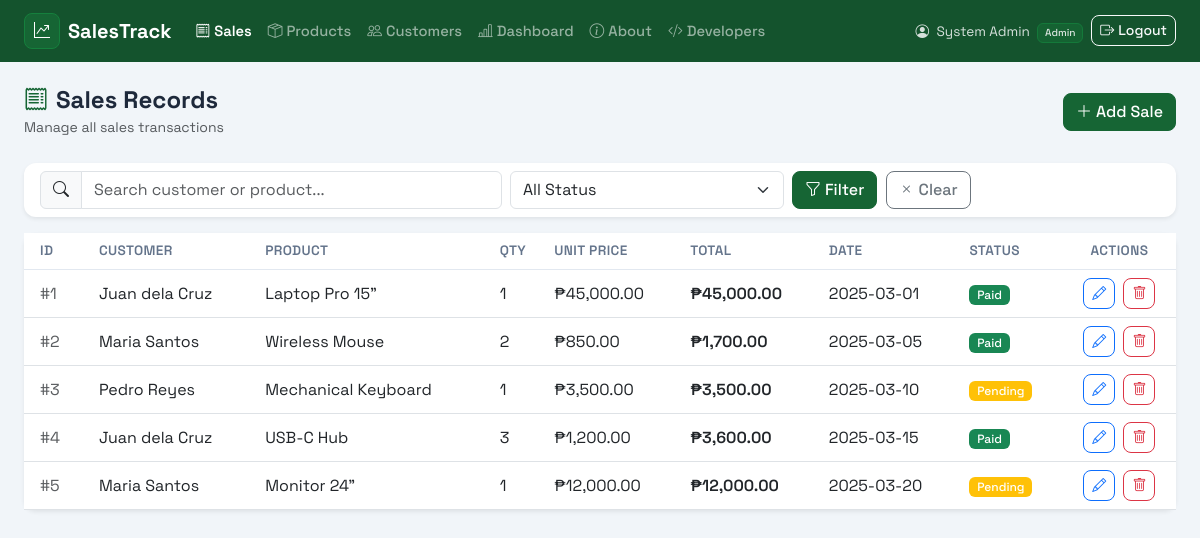
/index.php (signed in), run on an earlier commit of the app's database.
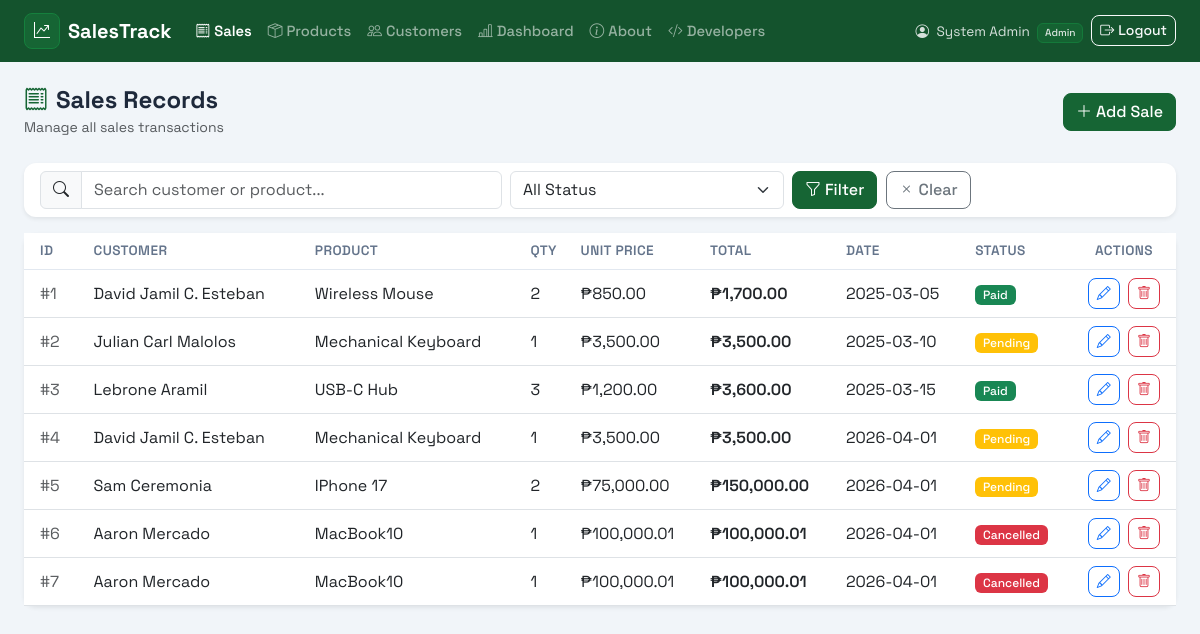
And on a later commit of the database.
### tables this page shows
CREATE TABLE IF NOT EXISTS sales (
    id INT AUTO_INCREMENT PRIMARY KEY,
    customer_id INT NOT NULL,
    product_id INT NOT NULL,
    quantity INT NOT NULL,
    unit_price DECIMAL(10,2) NOT NULL,
    total_amount DECIMAL(10,2) NOT NULL,
    sale_date DATE NOT NULL,
    payment_status ENUM('paid','pending','cancelled') DEFAULT 'pending',
    notes TEXT,
    created_by INT,
    created_at TIMESTAMP DEFAULT CURRENT_TIMESTAMP,
    FOREIGN KEY (customer_id) REFERENCES customers(id),
    FOREIGN KEY (product_id) REFERENCES products(id)
);

CREATE TABLE IF NOT EXISTS customers (
    id INT AUTO_INCREMENT PRIMARY KEY,
    customer_name VARCHAR(100) NOT NULL,
    email VARCHAR(100),
    phone VARCHAR(20),
    address TEXT,
    created_at TIMESTAMP DEFAULT CURRENT_TIMESTAMP
);

CREATE TABLE IF NOT EXISTS products (
    id INT AUTO_INCREMENT PRIMARY KEY,
    product_name VARCHAR(100) NOT NULL,
    category VARCHAR(50) NOT NULL,
    unit_price DECIMAL(10,2) NOT NULL,
    stock_quantity INT NOT NULL DEFAULT 0,
    created_at TIMESTAMP DEFAULT CURRENT_TIMESTAMP
);

### index.php (the view, shortened to what this page needs)
<?php
require_once 'config.php';
$search = isset($_GET['search']) ? trim($_GET['search']) : '';
$where = "WHERE 1=1";
$sales = mysqli_query($conn,
    "SELECT s.*, c.customer_name, p.product_name FROM sales s
     JOIN customers c ON s.customer_id = c.id
     JOIN products p ON s.product_id = p.id
     $where ORDER BY s.id ASC");
?>
<!DOCTYPE html>
<html lang="en">
<head>
    <link href="https://cdn.jsdelivr.net/npm/bootstrap@5.3.0/dist/css/bootstrap.min.css" rel="stylesheet">
    <link rel="stylesheet" href="https://cdn.jsdelivr.net/npm/bootstrap-icons@1.11.0/font/bootstrap-icons.css">
    <link rel="stylesheet" href="assets/styles.css">
</head>
<body>
<?php include 'navbar.php'; ?>
<div class="container-fluid px-4 py-4">
    <div class="d-flex align-items-center justify-content-between mb-4">
        <div>
            <h4 class="fw-bold mb-0"><i class="bi bi-receipt me-2" style="color:#166534;"></i>Sales Records</h4>
            <small class="text-muted">Manage all sales transactions</small>
        </div>
        <button class="btn btn-primary" data-bs-toggle="modal" data-bs-target="#saleModal">
            <i class="bi bi-plus-lg me-1"></i>Add Sale
        </button>
    </div>
    <div class="card mb-3 border-0 shadow-sm">
        <div class="card-body py-2">
            <form method="GET" class="row g-2 align-items-center">
                <div class="col-md-5">
                    <div class="input-group">
                        <span class="input-group-text"><i class="bi bi-search"></i></span>
                        <input type="text" name="search" class="form-control" placeholder="Search customer or product..." value="<?= htmlspecialchars($search) ?>">
                    </div>
                </div>
                <div class="col-md-3">
                    <select name="status" class="form-select">
                        <option value="">All Status</option>
                    </select>
                </div>
                <div class="col-md-auto">
                    <button type="submit" class="btn btn-primary"><i class="bi bi-funnel me-1"></i>Filter</button>
                    <a href="index.php" class="btn btn-outline-secondary ms-1"><i class="bi bi-x"></i> Clear</a>
                </div>
            </form>
        </div>
    </div>
    <div class="card border-0 shadow-sm">
        <div class="card-body p-0">
            <div class="table-responsive">
                <table class="table table-hover align-middle mb-0">
                    <thead style="background:#f0fdf4;">
                        <tr>
                            <th class="px-3">ID</th>
                            <th>Customer</th>
                            <th>Product</th>
                            <th>Qty</th>
                            <th>Unit Price</th>
                            <th>Total</th>
                            <th>Date</th>
                            <th>Status</th>
                            <th class="text-center">Actions</th>
                        </tr>
                    </thead>
                    <tbody>
                    <?php if (mysqli_num_rows($sales) === 0): ?>
                        <tr><td colspan="9" class="text-center py-4 text-muted">No sales records found.</td></tr>
                    <?php else: ?>
                    <?php while ($row = mysqli_fetch_assoc($sales)): ?>
                        <tr>
                            <td class="px-3 text-muted">#<?= $row['id'] ?></td>
                            <td><?= htmlspecialchars($row['customer_name']) ?></td>
                            <td><?= htmlspecialchars($row['product_name']) ?></td>
                            <td><?= $row['quantity'] ?></td>
                            <td>₱<?= number_format($row['unit_price'],2) ?></td>
                            <td class="fw-600">₱<?= number_format($row['total_amount'],2) ?></td>
                            <td><?= $row['sale_date'] ?></td>
                            <td>
                                <?php
                                $badge = ['paid'=>'success','pending'=>'warning','cancelled'=>'danger'];
                                $b = $badge[$row['payment_status']] ?? 'secondary';
                                ?>
                                <span class="badge bg-<?= $b ?>"><?= ucfirst($row['payment_status']) ?></span>
                            </td>
                            <td class="text-center">
                                <a href="?edit=<?= $row['id'] ?>" class="btn btn-sm btn-outline-primary me-1" title="Edit">
                                    <i class="bi bi-pencil"></i>
                                </a>
                                <a href="?delete=<?= $row['id'] ?>" class="btn btn-sm btn-outline-danger"
                                   onclick="return confirm('Delete this sale record?')" title="Delete">
                                    <i class="bi bi-trash"></i>
                                </a>
                            </td>
                        </tr>
                    <?php endwhile; ?>
                    <?php endif; ?>
                    </tbody>
                </table>
            </div>
        </div>
    </div>
</div>
</body>
</html>

### navbar.php (shortened to what this page needs)
<?php
$current = basename($_SERVER['PHP_SELF']);
?>
<nav class="navbar navbar-expand-lg navbar-dark" style="background:#14532d;">
    <div class="container-fluid px-4">
        <a class="navbar-brand fw-bold d-flex align-items-center gap-2" href="index.php">
            <span style="background:#166534;padding:5px 9px;border-radius:8px;font-size:1rem;border:1px solid #15803d;">
                <i class="bi bi-graph-up-arrow"></i>
            </span>
            SalesTrack
        </a>
        <div class="collapse navbar-collapse" id="navMain">
            <ul class="navbar-nav me-auto">
                <li class="nav-item">
                    <a class="nav-link <?= $current=='index.php'?'active':'' ?>" href="index.php">
                        <i class="bi bi-receipt me-1"></i>Sales
                    </a>
                </li>
                <li class="nav-item">
                    <a class="nav-link <?= $current=='products.php'?'active':'' ?>" href="products.php">
                        <i class="bi bi-box-seam me-1"></i>Products
                    </a>
                </li>
                <li class="nav-item">
                    <a class="nav-link <?= $current=='customers.php'?'active':'' ?>" href="customers.php">
                        <i class="bi bi-people me-1"></i>Customers
                    </a>
                </li>
                <li class="nav-item">
                    <a class="nav-link <?= $current=='dashboard.php'?'active':'' ?>" href="dashboard.php">
                        <i class="bi bi-bar-chart-line me-1"></i>Dashboard
                    </a>
                </li>
                <li class="nav-item">
                    <a class="nav-link <?= $current=='about-project.php'?'active':'' ?>" href="about-project.php">
                        <i class="bi bi-info-circle me-1"></i>About
                    </a>
                </li>
                <li class="nav-item">
                    <a class="nav-link <?= $current=='developers.php'?'active':'' ?>" href="developers.php">
                        <i class="bi bi-code-slash me-1"></i>Developers
                    </a>
                </li>
            </ul>
            <ul class="navbar-nav ms-auto align-items-center">
                <li class="nav-item me-2">
                    <span class="text-light" style="font-size:.85rem;opacity:.85;">
                        <i class="bi bi-person-circle me-1"></i>
                        <?= htmlspecialchars($_SESSION['full_name']) ?>
                        <span class="badge ms-1" style="background:#166534;border:1px solid #15803d;"><?= ucfirst($_SESSION['role']) ?></span>
                    </span>
                </li>
                <li class="nav-item">
                    <button class="btn btn-sm btn-outline-light" data-bs-toggle="modal" data-bs-target="#logoutModal">
                        <i class="bi bi-box-arrow-right me-1"></i>Logout
                    </button>
                </li>
            </ul>
        </div>
    </div>
</nav>

### assets/styles.css (style rules this page uses)
:root { --primary: #166534; --primary-hover: #14532d; --primary-light: #dcfce7; --primary-focus: rgba(22,101,52,.12); }
body { font-family: 'Space Grotesk', sans-serif; background: #f1f5f9; color: #1e293b; }
.fw-600 { font-weight: 600; }
.navbar .nav-link { font-weight: 500; font-size: .92rem; }
.navbar .nav-link.active { color: #fff !important; font-weight: 600; }
.card { border-radius: 12px; }
.btn { font-weight: 500; border-radius: 8px; }
.btn-primary { background: var(--primary); border-color: var(--primary); }
.table th { font-weight: 600; font-size: .85rem; text-transform: uppercase; letter-spacing: .03em; color: #64748b; border-bottom: 1px solid #e2e8f0; }
.table td { vertical-align: middle; }
.badge { font-weight: 500; }

What changed in the data, as far as the page shows it:
changed sales id 1: customer.customer_name "Juan dela Cruz" → "David Jamil C. Esteban"; product.product_name "Laptop Pro 15\"" → "Wireless Mouse"; quantity "1" → "2"; unit_price "45,000.00" → "850.00"; total_amount "45,000.00" → "1,700.00"; sale_date "2025-03-01" → "2025-03-05"
changed sales id 2: customer.customer_name "Maria Santos" → "Julian Carl Malolos"; product.product_name "Wireless Mouse" → "Mechanical Keyboard"; quantity "2" → "1"; unit_price "850.00" → "3,500.00"; total_amount "1,700.00" → "3,500.00"; sale_date "2025-03-05" → "2025-03-10"; payment_status "Paid" → "Pending"
changed sales id 3: customer.customer_name "Pedro Reyes" → "Lebrone Aramil"; product.product_name "Mechanical Keyboard" → "USB-C Hub"; quantity "1" → "3"; unit_price "3,500.00" → "1,200.00"; total_amount "3,500.00" → "3,600.00"; sale_date "2025-03-10" → "2025-03-15"; payment_status "Pending" → "Paid"
changed sales id 4: customer.customer_name "Juan dela Cruz" → "David Jamil C. Esteban"; product.product_name "USB-C Hub" → "Mechanical Keyboard"; quantity "3" → "1"; unit_price "1,200.00" → "3,500.00"; total_amount "3,600.00" → "3,500.00"; sale_date "2025-03-15" → "2026-04-01"; payment_status "Paid" → "Pending"
changed sales id 5: customer.customer_name "Maria Santos" → "Sam Ceremonia"; product.product_name "Monitor 24\"" → "IPhone 17"; quantity "1" → "2"; unit_price "12,000.00" → "75,000.00"; total_amount "12,000.00" → "150,000.00"; sale_date "2025-03-20" → "2026-04-01"
added sales: id "6", customer.customer_name "Aaron Mercado", product.product_name "MacBook10", quantity "1", unit_price "100,000.01", total_amount "100,000.01", sale_date "2026-04-01", payment_status "Cancelled"
added sales: id "7", customer.customer_name "Aaron Mercado", product.product_name "MacBook10", quantity "1", unit_price "100,000.01", total_amount "100,000.01", sale_date "2026-04-01", payment_status "Cancelled"
